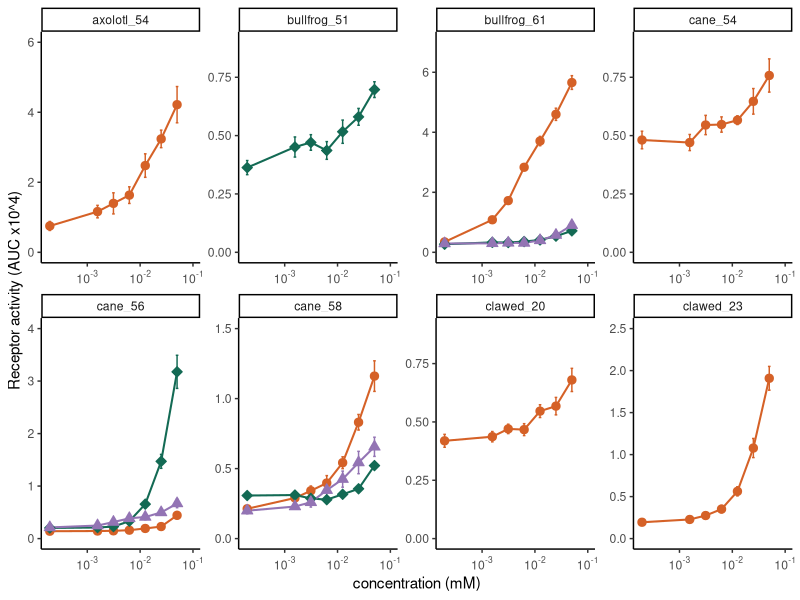

This chart was generated by the following R code:
#Activate libraries
library(tidyverse)
library(scales)

#Read dataset (csv format)
data_dr <- read_csv("../../results/assay/data_DRcurve_ver240516.csv")

name_convert <- c("Axo_1" = "axolotl_54", "Bul_1" = "bullfrog_51","Bul_4" = "bullfrog_61", 
                  "Can_1" = "cane_58", "Can_3" = "cane_56", "Can_4" = "cane_54", 
                  "Xen_2" = "clawed_20", "Xen_6" = "clawed_23")
data_dr$gene <-  str_replace_all(data_dr$gene, name_convert)

#Set minimum and maximum values for y axis 
plot_limit_y <- tibble(
  well = "empty",
  compound = c("AflatoxinB1",
               "Cinobufagin",
               "AflatoxinB1",
               "AflatoxinB1",
               "AflatoxinB1",
               "AflatoxinB1",
               "AflatoxinB1",
               "AflatoxinB1"),
  concentration = c(rep(0.1, 8)),
  gene = c("axolotl_54",
           "bullfrog_51",
           "bullfrog_61",
           "cane_58",
           "cane_56",
           "cane_54",
           "clawed_20",
           "clawed_23"),
  group = "DRcurve",
  AUC = c(6e+4, 0.9e+4, 7e+4, 1.5e+4, 
          4e+4, 0.9e+4, 0.9e+4, 2.5e+4),
  file = "empty",
   )

#Merge dataset with limits for y axis
data_dr_plot <- bind_rows(
  mutate(data_dr, alpha = 1),
  mutate(plot_limit_y, alpha = 0)
  ) %>%
  mutate(., AUCx4 = AUC/10000)

#plot lineplots
line_DR <- data_dr_plot %>%
  ggplot(aes(x = concentration, y = AUCx4, colour = compound, fill = compound, shape = compound, linetype = compound)) +
    stat_summary(data = data_dr_plot[data_dr_plot$alpha == 1,], fun.data = mean_se, geom = "errorbar",width = 0.05, linetype = "solid") +
    stat_summary(data = data_dr_plot[data_dr_plot$alpha == 1,], fun = mean, geom = "line", size = 0.7) +
    stat_summary(data = data_dr_plot[data_dr_plot$alpha == 1,], fun = mean, geom = "point", size = 2.5) +
    stat_summary(data = data_dr_plot[data_dr_plot$alpha == 0,], fun = mean, geom = "point", size = 3, alpha = 0) +
    scale_x_log10(breaks = 10^(-3:1), labels = trans_format("log10", math_format(10^.x))) +
    scale_color_manual(values = c("#D56127", "#136A54", "#9374B4")) +
    scale_fill_manual(values = c("#D56127", "#136A54", "#9374B4")) +
    scale_shape_manual(values = c(21, 23, 24, 25, 22)) +
    scale_linetype_manual(values = c(1, 1, 1, 1, 1)) +
    xlab("concentration (mM)") +
    ylab("Receptor activity (AUC x10^4)") +
    ylim(0, NA) +
    facet_wrap(facets = "gene", ncol = 4, scales = "free") +
    theme_classic() +
    theme(legend.position = "none")

plot(line_DR)